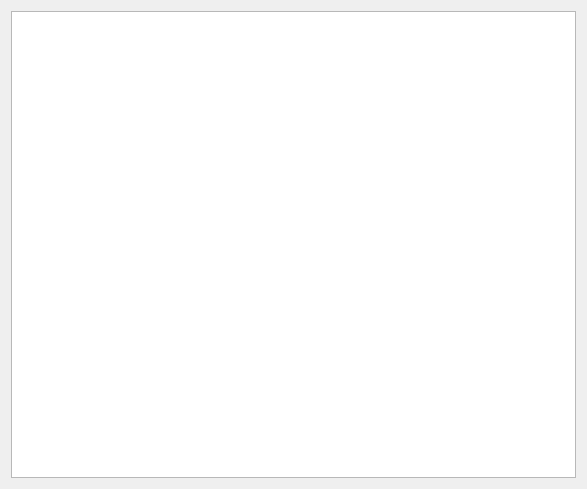
<?xml version="1.0" encoding="UTF-8"?>
<ui version="4.0">
 <class>Widget</class>
 <widget class="QWidget" name="Widget">
  <property name="geometry">
   <rect>
    <x>0</x>
    <y>0</y>
    <width>587</width>
    <height>489</height>
   </rect>
  </property>
  <property name="windowTitle">
   <string>基础数据类型</string>
  </property>
  <layout class="QHBoxLayout" name="horizontalLayout">
   <item>
    <widget class="QPlainTextEdit" name="plainTextEdit"/>
   </item>
  </layout>
 </widget>
 <resources/>
 <connections/>
</ui>
